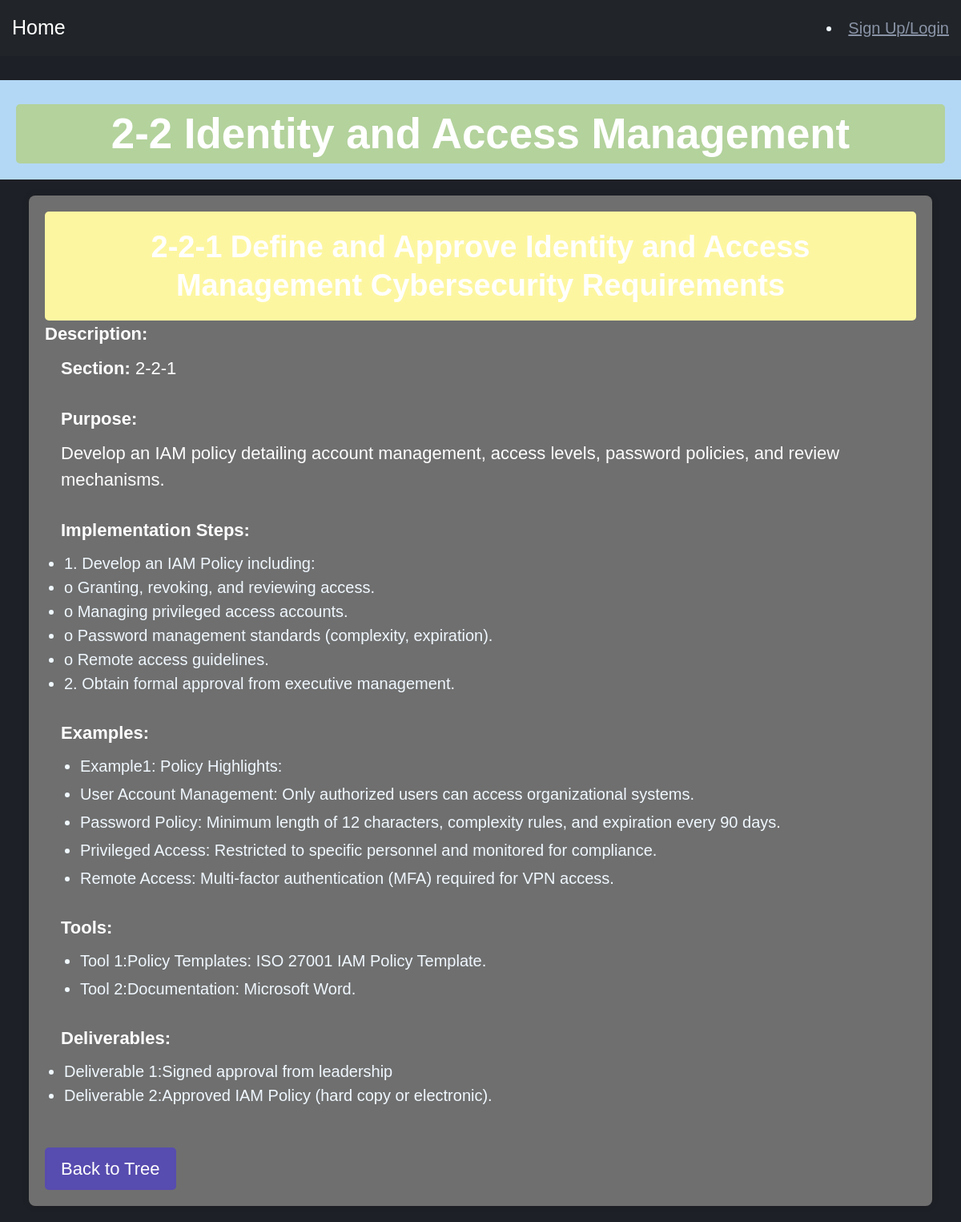
Screenshot of /control/2/ with the database file from the repository.
### main_app/models.py (models this page shows)
class Control(models.Model):
    subdomain = models.ForeignKey(Subdomain, on_delete=models.CASCADE, related_name='controls')
    name = models.CharField(max_length=255)
    description = models.TextField()
    section = models.CharField(max_length=255, blank=True, null=True)
    purpose = models.TextField(blank=True, null=True)
    implementation_steps = models.TextField(blank=True, null=True)
    examples = models.TextField(blank=True, null=True)
    tools = models.TextField(blank=True, null=True)
    deliverables = models.TextField(blank=True, null=True)

class Subdomain(models.Model):
    domain = models.ForeignKey(Domain, on_delete=models.CASCADE, related_name='subdomains')
    name = models.CharField(max_length=255)

### main_app/views.py (the view)
# urls.py: path('control/<int:pk>/', views.control_detail, name='control_detail'),
def control_detail(request, pk):
    control = get_object_or_404(Control, pk=pk)
    if request.method == "POST":
        control.name = request.POST.get('name', control.name)
        control.description = request.POST.get('description', control.description)
        control.save()
    return render(request, 'main_app/control_detail.html', {'control': control})

### main_app/templates/main_app/control_detail.html (shortened to what this page needs)
{% extends 'main_app/home_page.html' %}
{% load static %}
{% block content %}
<!DOCTYPE html>
<html lang="en">
<head>
</head>
<body>
  {% if control.subdomain %}
    <h1><div class="subdomain-title">{{ control.subdomain.name }}</div> </h1>
  {% endif %}
  <div class="container">
    <h2>{{ control.name }}</h2>
    <p><span class="strong">Description:</span> {{ control.description }}</p>
    {% if control.section %}
      <div class="section-content">
        <p><span class="strong">Section:</span> {{ control.section }}</p>
      </div>
    {% endif %}
    {% if control.purpose %}
      <div class="section-content">
        <p><span class="strong">Purpose:</span></p>
        <p>{{ control.purpose }}</p>
      </div>
    {% endif %}
    {% if control.implementation_steps %}
      <div class="section-content">
        <p><span class="strong">Implementation Steps:</span></p>
        <ul>
          {% for step in control.implementation_steps.splitlines %}
            {% if step|length > 0 %}
              <li>{{ step }}</li>
            {% endif %}
          {% endfor %}
        </ul>
      </div>
    {% endif %}
    {% if control.examples %}
      <div class="section-content">
        <p><span class="strong">Examples:</span></p>
        <ul class="examples-list">
          {% for example in control.examples.splitlines %}
            {% if example|length > 0 %}
              <li>{{ example }}</li>
            {% endif %}
          {% endfor %}
        </ul>
      </div>
    {% endif %}
    {% if control.tools %}
      <div class="section-content">
        <p><span class="strong">Tools:</span></p>
        <ul class="tools-list">
          {% for tool in control.tools.splitlines %}
            {% if tool|length > 0 %}
              <li>{{ tool }}</li>
            {% endif %}
          {% endfor %}
        </ul>
      </div>
    {% endif %}
    {% if control.deliverables %}
      <div class="section-content">
        <p><span class="strong">Deliverables:</span></p>
        <ul>
          {% for deliverable in control.deliverables.splitlines %}
            {% if deliverable|length > 0 %}
              <li>{{ deliverable }}</li>
            {% endif %}
          {% endfor %}
        </ul>
      </div>
    {% endif %}
    <a class="back-button" href="{% url 'main_app:tree' %}">Back to Tree</a>
  </div>
</body>
</html>
{% endblock %}

### main_app/static/cs/style2.css (style rules this page uses)
html { line-height:1.15;-ms-text-size-adjust:100%;-webkit-text-size-adjust:100% }
body { margin:0 }
h1 { font-size:2em;margin:0.67em 0 }
a { background-color:transparent;-webkit-text-decoration-skip:objects }
html { box-sizing:border-box }
*,*:before,*:after { box-sizing:inherit }
body { background:#1D2026;-moz-osx-font-smoothing:grayscale;-webkit-font-smoothing:antialiased }
ul,ol { margin-top:0;margin-bottom:24px;padding-left:24px }
ul { list-style:disc }
html { font-size:20px;line-height:30px }
body { color:#8A94A7;font-size:1rem }
body,button,input,select,textarea { font-family:"IBM Plex Sans", sans-serif }
a { color:#8A94A7;text-decoration:underline }
h1,h2,h3,h4,h5,h6,.h1,.h2,.h3,.h4,.h5,.h6 { clear:both;color:#fff;font-weight:600 }
h1,.h1 { font-size:38px;line-height:48px;letter-spacing:0px }
@media (min-width: 641px) { h1,.h1 { font-size:44px;line-height:54px;letter-spacing:0px } }
h2,.h2 { font-size:32px;line-height:42px;letter-spacing:0px }
@media (min-width: 641px) { h2,.h2 { font-size:38px;line-height:48px;letter-spacing:0px } }
h1,h2,.h1,.h2 { margin-top:48px;margin-bottom:16px }
p { margin-top:0;margin-bottom:24px }
.container,.container-sm { width:100%;margin:0 auto;padding-left:16px;padding-right:16px }
@media (min-width: 481px) { .container,.container-sm { padding-left:24px;padding-right:24px } }
.container { max-width:1128px }

### main_app/templates/main_app/control_detail.html (style rules this page uses)
:root { --border: #ddd; --border-hover: rgb(71, 71, 71); --bg-hover: rgba(0, 0, 0, .1); --text: rgba(102, 102, 102, 1); --text-hover: #000; --first: #b3d8f5; --second: #b3d29c; --third: #fdf6a1; }
h1 { background-color: var(--first); color: white; padding: 20px; text-align: center; margin: 0; }
h2 { color: white; padding: 20px; text-align: center; margin: 0; background-color: var(--third); border-radius: 5px; }
.subdomain-title { background-color: var(--second); color: white; padding: 10px; font-size: 1.2em; border-radius: 5px; margin-top: 10px; }
.container { max-width: auto; margin: 20px auto; padding: 20px; background-color: rgb(111, 111, 111); border-radius: 8px; box-shadow: 0 0 10px rgba(0, 0, 0, 0.1); }
p { font-size: 1.1em; margin-bottom: 10px; color: #ffffff; }
.strong { font-weight: bold; color: #ffffff; }
li { color: aliceblue; }
.back-button { display: inline-block; margin-top: 20px; padding: 10px 20px; background-color: #574caf; color: white; text-decoration: none; border-radius: 5px; font-size: 1.1em; }
.section-content { margin-bottom: 30px; }
.section-content p { margin-left: 20px; }
.tools-list, .examples-list { margin-left: 20px; }
.tools-list li, .examples-list li { list-style-type: disc; margin-bottom: 5px; }

### rows the page displays
Control: subdomain.name "2-2 Identity and Access Management", section "2-2-1", purpose "Develop an IAM policy detailing account management, access levels, password policies, and review mechanisms."

### other values shown
{{ step }} "1. Develop an IAM Policy including:" "o Granting, revoking, and reviewing access." "o Managing privileged access accounts." "o Password management standards (complexity, expiration)." "o Remote access guidelines." "2. Obtain formal approval from executive management."
{{ example }} "Example1: Policy Highlights:" "User Account Management: Only authorized users can access organizational systems." "Password Policy: Minimum length of 12 characters, complexity rules, and expiration every 90 days." "Privileged Access: Restricted to specific personnel and monitored for compliance." "Remote Access: Multi-factor authentication (MFA) required for VPN access."
{{ tool }} "Tool 1:Policy Templates: ISO 27001 IAM Policy Template." "Tool 2:Documentation: Microsoft Word."
{{ deliverable }} "Deliverable 1:Signed approval from leadership" "Deliverable 2:Approved IAM Policy (hard copy or electronic)."
